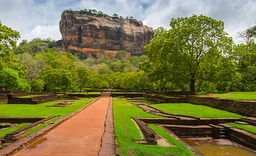
#> input picture Images/sigiriya.jpg, 256 x 156 px, shrunk from 632 x 385 before the run, found by its file name
$ jupyter execute zoom.ipynb
#> lines starting #> are read from the running program, lines starting #| are printed output that depends on the picture; long printed decimals are rounded
[cell 1]
import cv2 as cv
import numpy as np
import matplotlib.pyplot as plt


def zoom_nearest(image, scale_factor):
    height, width = image.shape[:2]

    new_height = int(round(height * scale_factor))
    new_width = int(round(width * scale_factor))

    zoomed_image = np.zeros(
        (new_height, new_width),
        dtype=image.dtype
    )

    for i in range(new_height):
        for j in range(new_width):
            source_y = min(int(i / scale_factor), height - 1)
            source_x = min(int(j / scale_factor), width - 1)

            zoomed_image[i, j] = image[source_y, source_x]

    return zoomed_image


def zoom_bilinear(image, scale_factor):
    height, width = image.shape[:2]

    new_height = int(round(height * scale_factor))
    new_width = int(round(width * scale_factor))

    zoomed_image = np.zeros(
        (new_height, new_width),
        dtype=np.float32
    )

    for i in range(new_height):
        for j in range(new_width):
            source_y = i / scale_factor
            source_x = j / scale_factor

            y0 = int(np.floor(source_y))
            x0 = int(np.floor(source_x))

            y1 = min(y0 + 1, height - 1)
            x1 = min(x0 + 1, width - 1)

            dy = source_y - y0
            dx = source_x - x0

            top_left = image[y0, x0]
            top_right = image[y0, x1]
            bottom_left = image[y1, x0]
            bottom_right = image[y1, x1]

            top = (
                top_left * (1 - dx)
                + top_right * dx
            )

            bottom = (
                bottom_left * (1 - dx)
                + bottom_right * dx
            )

            zoomed_image[i, j] = (
                top * (1 - dy)
                + bottom * dy
            )

    return np.clip(
        zoomed_image,
        0,
        255
    ).astype(image.dtype)


def normalized_ssd(original, reconstructed):
    original = original.astype(np.float64)
    reconstructed = reconstructed.astype(np.float64)

    numerator = np.sum(
        (original - reconstructed) ** 2
    )

    denominator = np.sum(
        original ** 2
    )

    if denominator == 0:
        return 0

    return numerator / denominator


def display_results(original, nearest_image, bilinear_image):
    plt.figure(figsize=(15, 5))

    plt.subplot(1, 3, 1)
    plt.imshow(original, cmap="gray")
    plt.title("Original Image")
    plt.axis("off")

    plt.subplot(1, 3, 2)
    plt.imshow(nearest_image, cmap="gray")
    plt.title("Nearest Neighbor")
    plt.axis("off")

    plt.subplot(1, 3, 3)
    plt.imshow(bilinear_image, cmap="gray")
    plt.title("Bilinear Interpolation")
    plt.axis("off")

    plt.tight_layout()
    plt.show()


if __name__ == "__main__":

    scale_factor = 4

    image = cv.imread(
        r'D:\Image processing and Computer Vision\Images\sigiriya.jpg',
        cv.IMREAD_GRAYSCALE
    )
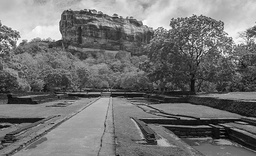
#> image: shape (156, 256); min 0, max 255, mean 115

    assert image is not None

    nearest_result = zoom_nearest(
        image,
        scale_factor
    )
#> after the loop in zoom_nearest, `for i in range(new_height):`:
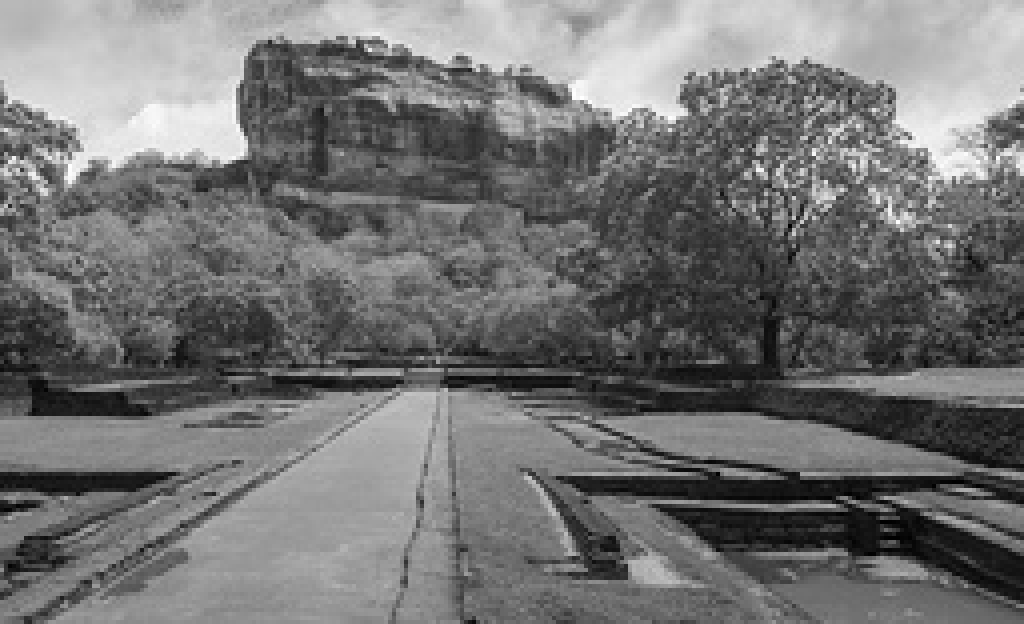
#> zoomed_image: shape (624, 1024); min 0, max 255, mean 115

    bilinear_result = zoom_bilinear(
        image,
        scale_factor
    )
#> after the loop in zoom_bilinear, `for i in range(new_height):`:
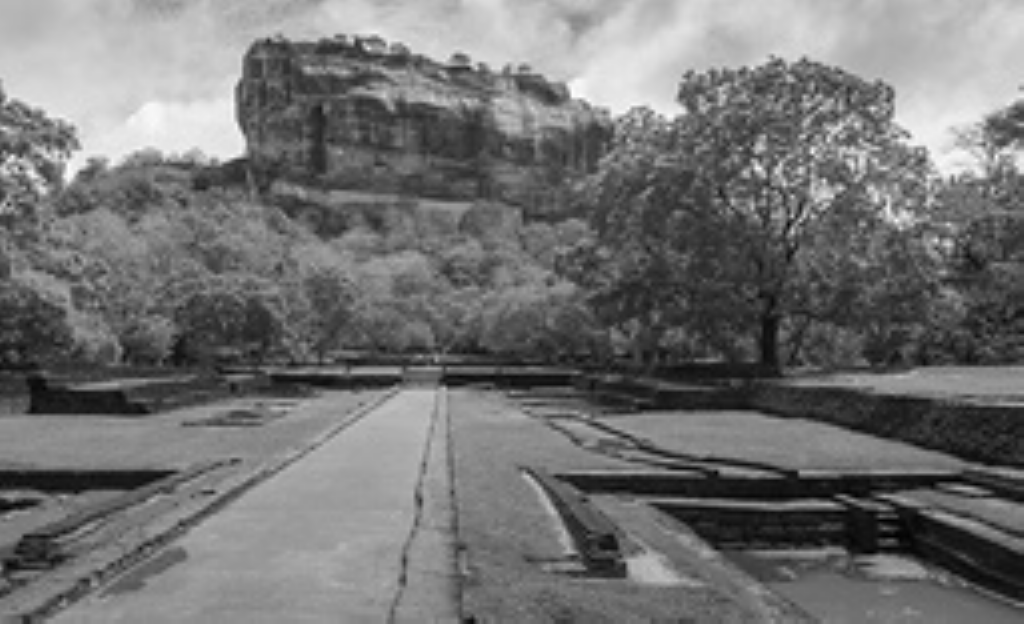
#> zoomed_image: shape (624, 1024) float32; min 0, max 255, mean 114.8

    nearest_reconstructed = cv.resize(
        nearest_result,
        (image.shape[1], image.shape[0]),
        interpolation=cv.INTER_AREA
    )

    bilinear_reconstructed = cv.resize(
        bilinear_result,
        (image.shape[1], image.shape[0]),
        interpolation=cv.INTER_AREA
    )
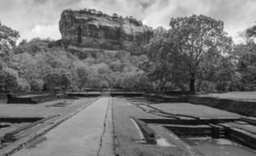
#> bilinear_reconstructed: shape (156, 256); min 5, max 249, mean 114.5

    nearest_ssd = normalized_ssd(
        image,
        nearest_reconstructed
    )
#> in normalized_ssd, `numerator = np.sum( (original - reconstructed) ** 2 )`: numerator = 0
#> in normalized_ssd, `denominator = np.sum( original ** 2 )`: denominator = 646730330
#> nearest_ssd = 0

    bilinear_ssd = normalized_ssd(
        image,
        bilinear_reconstructed
    )
#> bilinear_ssd = 0.00928

    print("Scale factor:", scale_factor)
    print("Original image size:", image.shape)
#| Original image size: (156, 256)
    print("Zoomed image size:", nearest_result.shape)
#| Zoomed image size: (624, 1024)
    print("Nearest-neighbor SSD:", nearest_ssd)
#| Nearest-neighbor SSD: 0.0
    print("Bilinear SSD:", bilinear_ssd)
#| Bilinear SSD: 0.009276

    display_results(
        image,
        nearest_result,
        bilinear_result
    )

$ run again, with Images/emma.jpg copied over Images/sigiriya.jpg
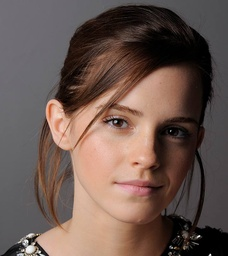
#> input picture Images/emma.jpg, 228 x 256 px, shrunk from 720 x 810 before the run, found by its file name
#> after the loop in zoom_bilinear, `for i in range(new_height):`:
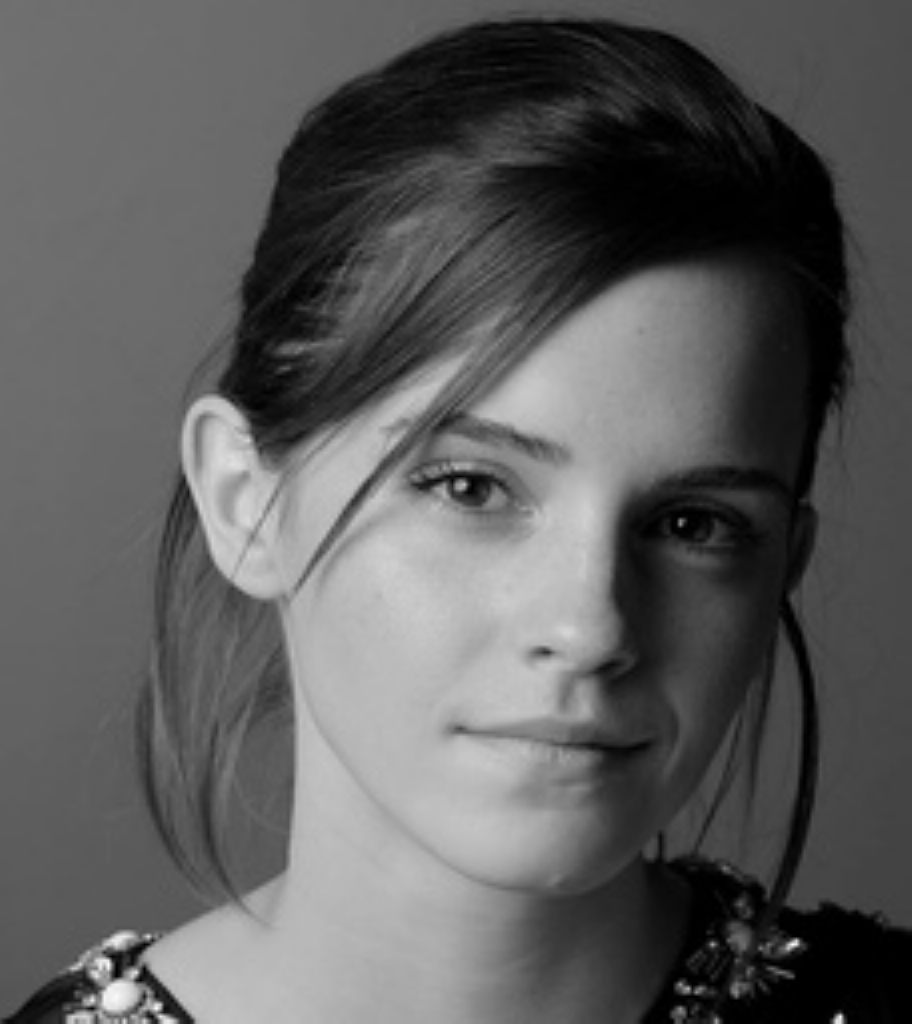
#> zoomed_image: shape (1024, 912) float32; min 0, max 255, mean 92.3
#> numerator = 0
#> denominator = 678444152
#> nearest_ssd = 0
#> bilinear_ssd = 0.0032
#| Original image size: (256, 228)
#| Zoomed image size: (1024, 912)
#| Nearest-neighbor SSD: 0.0
#| Bilinear SSD: 0.003196
#> in display_results, `plt.show()`:
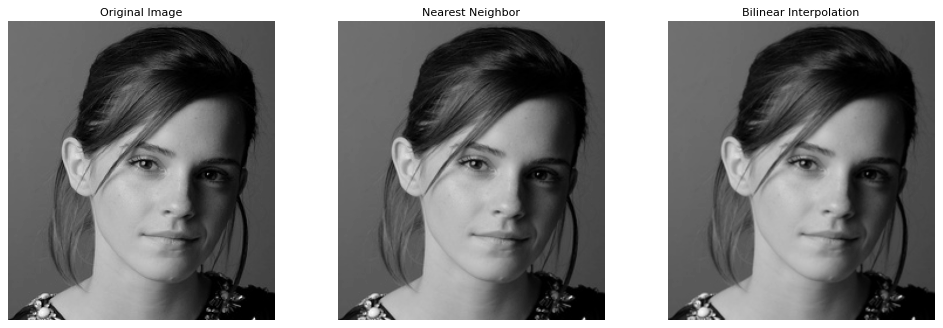
#> figure drawn by matplotlib, 3 panels

$ run again, with Images/girl.jpg copied over Images/sigiriya.jpg
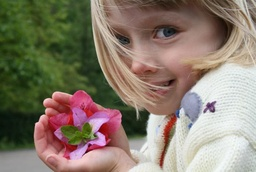
#> input picture Images/girl.jpg, 256 x 172 px, shrunk from 700 x 469 before the run, found by its file name
#> after the loop in zoom_bilinear, `for i in range(new_height):`:
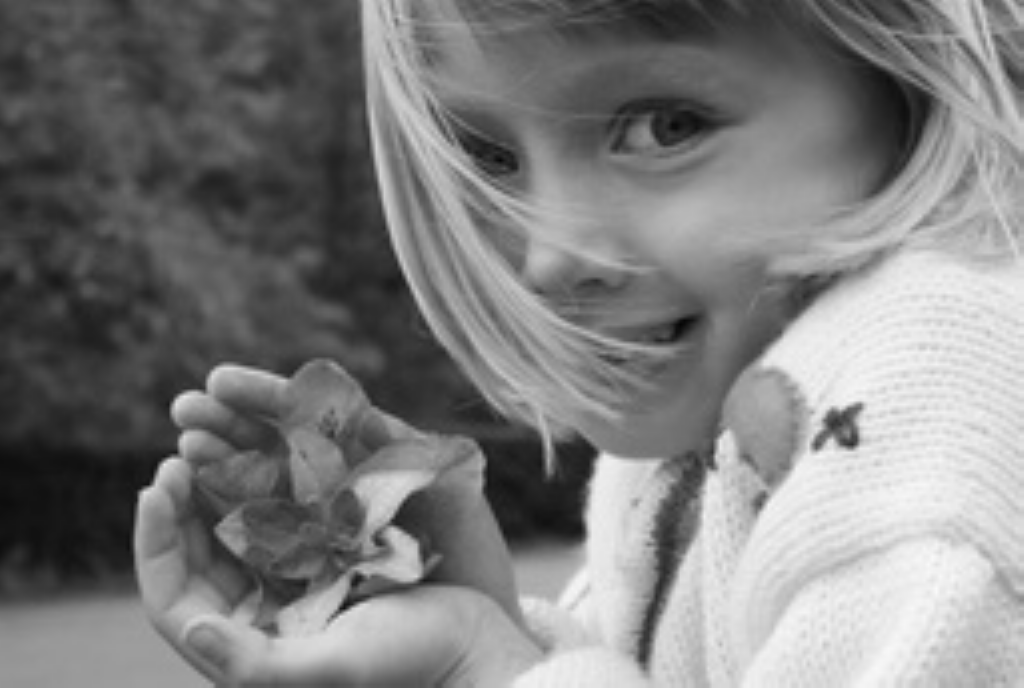
#> zoomed_image: shape (688, 1024) float32; min 3, max 250, mean 126.2
#> numerator = 0
#> denominator = 873509469
#> nearest_ssd = 0
#> bilinear_ssd = 0.00241
#| Original image size: (172, 256)
#| Zoomed image size: (688, 1024)
#| Nearest-neighbor SSD: 0.0
#| Bilinear SSD: 0.002413
#> in display_results, `plt.show()`:
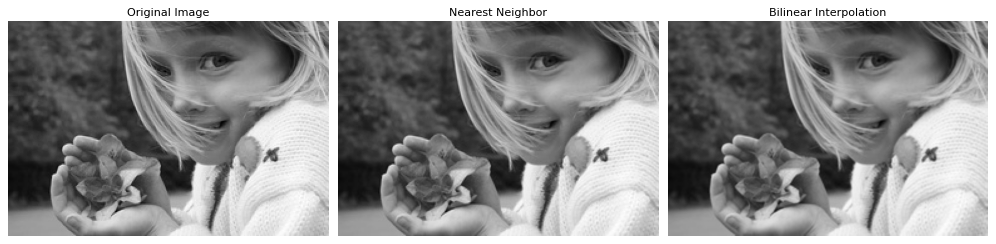
#> figure drawn by matplotlib, 3 panels

$ run again, with Images/tom.jpg copied over Images/sigiriya.jpg
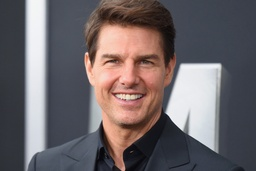
#> input picture Images/tom.jpg, 256 x 171 px, shrunk from 710 x 473 before the run, found by its file name
#> after the loop in zoom_bilinear, `for i in range(new_height):`:
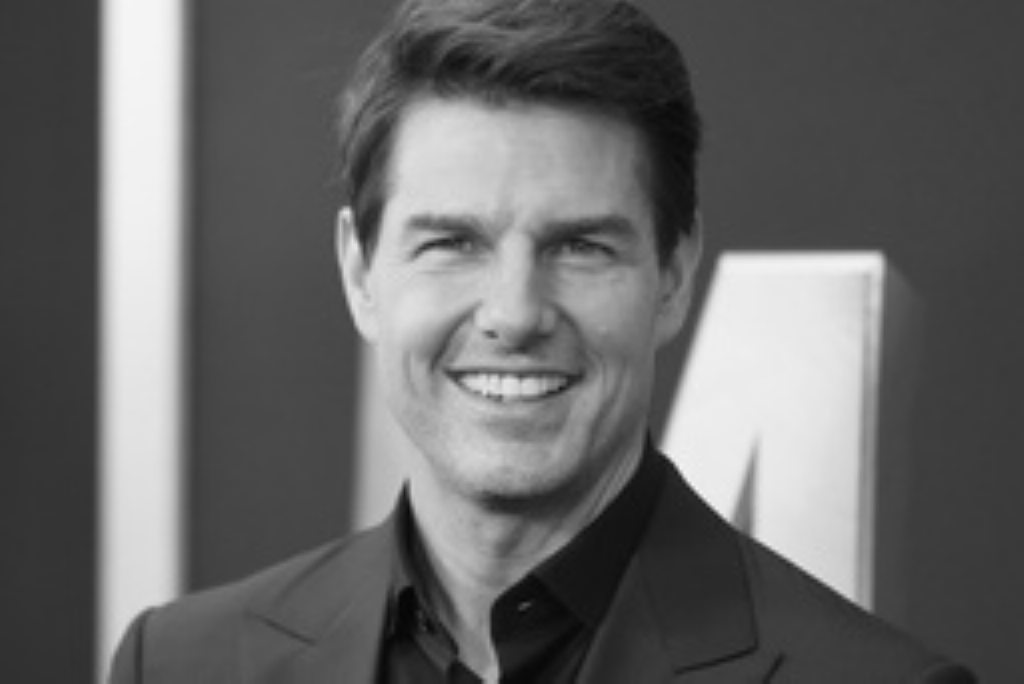
#> zoomed_image: shape (684, 1024) float32; min 6, max 247, mean 103.6
#> numerator = 0
#> denominator = 647832732
#> nearest_ssd = 0
#> bilinear_ssd = 0.00216
#| Original image size: (171, 256)
#| Zoomed image size: (684, 1024)
#| Nearest-neighbor SSD: 0.0
#| Bilinear SSD: 0.002162
#> in display_results, `plt.show()`:
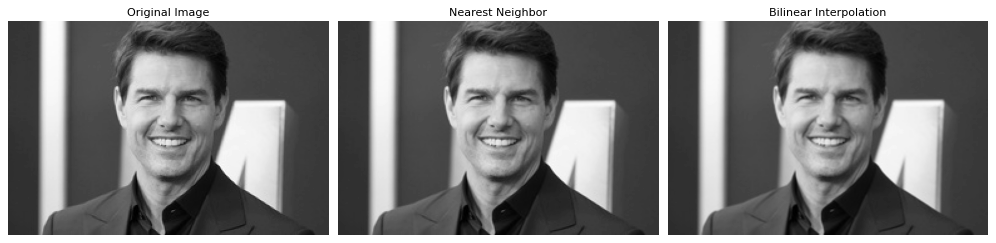
#> figure drawn by matplotlib, 3 panels
